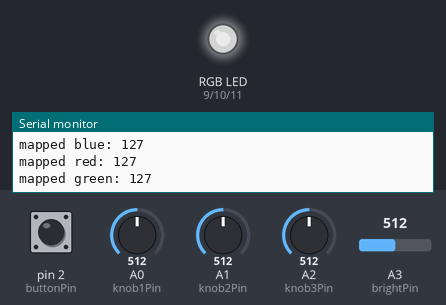
Recording of a sketch running on a simulated Arduino Uno, built with avr-gcc and run on an emulated ATmega328P. Shown: an RGB LED mixed from three pins (HIGH = lit), the last lines printed to the serial monitor. The test bench sets the inputs (shaded band); at power-on: A0 (knob1Pin) = 512, A1 (knob2Pin) = 512, pin 2 (buttonPin) LOW, A2 (knob3Pin) = 512, A3 (brightPin) = 512. Dim RGB values are drawn brighter than linear.

Above: at 1.2 s.
1.3 s: A0 (knob1Pin) set to 30
At 2.3 s:
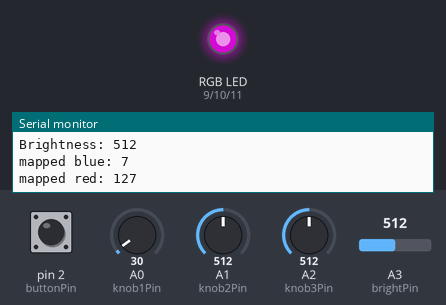
2.9 s: A1 (knob2Pin) set to 30
At 3.6 s:
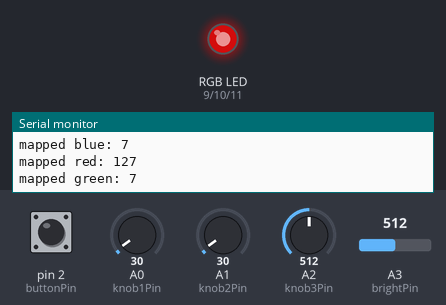
4.5 s: pin 2 (buttonPin) pulled HIGH for 0.15 s
At 4.66 s:
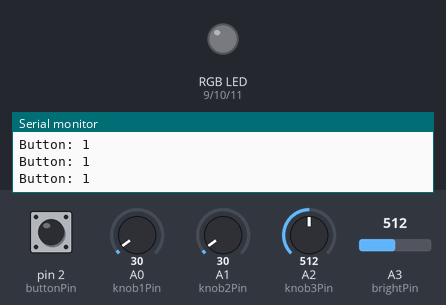
6.2 s: A2 (knob3Pin) set to 30
At 7.4 s:
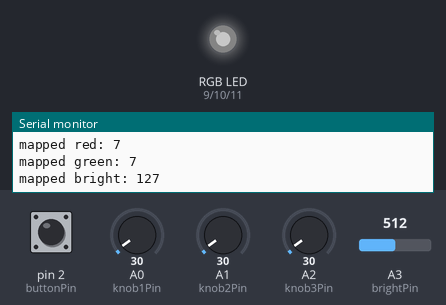
7.7 s: A0 (knob1Pin) set to 306
At 8.7 s:
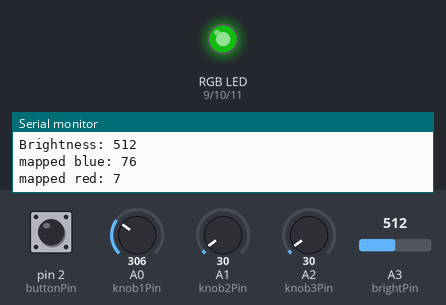
9.2 s: A1 (knob2Pin) set to 716
At 10.6 s:
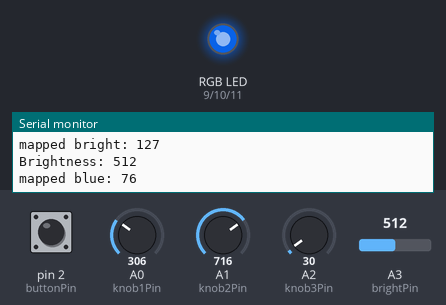
Timing chart, 0 to 11.8 s (numbered marks = the images above; inputs shaded):
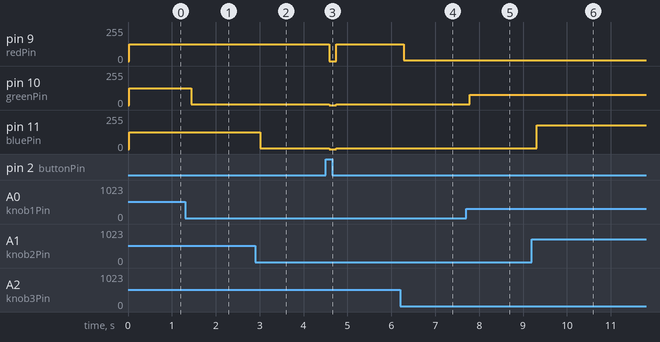

Measured:
- after the input at 1.3 s, pin 10 (greenPin): 127/255 → 7/255 after 0.15 s
- after the input at 2.9 s, pin 11 (bluePin): 127/255 → 7/255 after 0.12 s
- after the input at 4.5 s, pin 9 (redPin): 127/255 → 0/255 after 0.09 s, → 127/255 0.16 s later; pin 10 (greenPin), pin 11 (bluePin): 7/255 → 0/255 after 0.09 s, → 7/255 0.16 s later
- after the input at 6.2 s, pin 9 (redPin): 127/255 → 7/255 after 0.08 s
- after the input at 7.7 s, pin 10 (greenPin): 7/255 → 76/255 after 0.09 s
- after the input at 9.2 s, pin 11 (bluePin): 7/255 → 178/255 after 0.11 s

The sketch:

lightcontrol4.ino
```cpp
int buttonPin = 2;
int redPin = 9;
int greenPin = 10;
int bluePin = 11;

//A0 connects to Red
int knob1Pin = A0;
//A1 connects to Blue
int knob2Pin = A1;
//A2 connects to Green
int knob3Pin = A2;

//A3 connects to brightness
int brightPin = A3;

int red = 255;
int green = 255;
int blue = 255;
int brightness = 0;

int knob1Value = 0;
int knob2Value = 0;
int knob3Value = 0;
int brightValue = 0;
int buttonState = HIGH;

void setup() {
  pinMode(buttonPin, INPUT);
  pinMode(redPin, OUTPUT);
  pinMode(greenPin, OUTPUT);
  pinMode(bluePin, OUTPUT);
  pinMode(knob1Pin, INPUT);
  pinMode(knob2Pin, INPUT);
  pinMode(knob3Pin, INPUT);
  pinMode(brightPin, INPUT);

  Serial.begin(9600);
}

void loop() {
  //read button value
  buttonState = digitalRead(buttonPin);
  if (buttonState == HIGH) {
    Serial.print("Button: ");
    Serial.println(buttonState);
    analogWrite(redPin, 0);
    analogWrite(bluePin, 0);
    analogWrite(greenPin, 0);
  } else {
    int blueVal = analogRead(knob1Pin);
    int greenVal = analogRead(knob2Pin);
    int redVal = analogRead(knob3Pin);
    int brightVal = analogRead(brightPin);
    Serial.print("Brightness: ");
    Serial.println(brightVal);
    int mappedBlue = map(blueVal, 0, 1023, 0, 255);
    int mappedRed = map(redVal, 0, 1023, 0, 255);
    int mappedGreen = map(greenVal, 0, 1023, 0, 255);
    int mappedbright = map(brightVal, 0, 1023, 0, 255);
    Serial.print("mapped blue: ");
    Serial.println(mappedBlue);
    Serial.print("mapped red: ");
    Serial.println(mappedRed);
    Serial.print("mapped green: ");
    Serial.println(mappedGreen);
    Serial.print("mapped bright: ");
    Serial.println(mappedbright);
    setColor(mappedRed, mappedBlue, mappedGreen);
    delay(30);
  }
}

void setColor(int red, int green, int blue)
{
#ifdef COMMON_ANODE
  red = 255 - red;
  green = 255 - green;
  blue = 255 - blue;
#endif
  analogWrite(redPin, red);
  analogWrite(greenPin, green);
  analogWrite(bluePin, blue);
}
```
